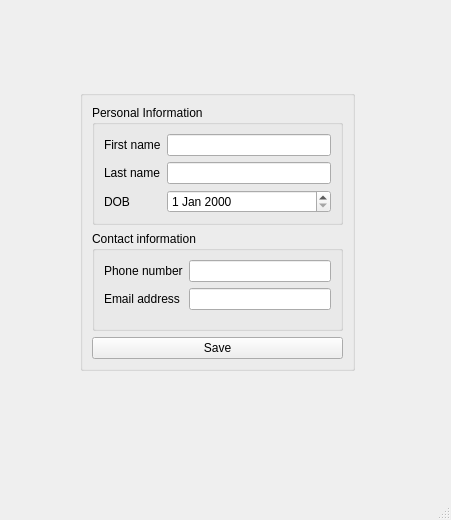
<?xml version="1.0" encoding="UTF-8"?>
<ui version="4.0">
 <class>MainWindow</class>
 <widget class="QMainWindow" name="MainWindow">
  <property name="geometry">
   <rect>
    <x>0</x>
    <y>0</y>
    <width>451</width>
    <height>520</height>
   </rect>
  </property>
  <property name="windowTitle">
   <string>MainWindow</string>
  </property>
  <widget class="QWidget" name="centralwidget">
   <widget class="QGroupBox" name="groupBox">
    <property name="geometry">
     <rect>
      <x>80</x>
      <y>90</y>
      <width>275</width>
      <height>281</height>
     </rect>
    </property>
    <property name="title">
     <string/>
    </property>
    <layout class="QVBoxLayout" name="verticalLayout">
     <item>
      <widget class="QGroupBox" name="groupBox_2">
       <property name="title">
        <string>Personal Information</string>
       </property>
       <layout class="QGridLayout" name="gridLayout_2">
        <item row="2" column="0">
         <widget class="QLabel" name="lastNameLabel">
          <property name="text">
           <string>Last name</string>
          </property>
         </widget>
        </item>
        <item row="3" column="1">
         <widget class="QDateEdit" name="dOBDateEdit"/>
        </item>
        <item row="1" column="0">
         <widget class="QLabel" name="firstNameLabel">
          <property name="text">
           <string>First name</string>
          </property>
         </widget>
        </item>
        <item row="1" column="1">
         <widget class="QLineEdit" name="firstNameLineEdit"/>
        </item>
        <item row="2" column="1">
         <widget class="QLineEdit" name="lastNameLineEdit"/>
        </item>
        <item row="3" column="0">
         <widget class="QLabel" name="dOBLabel">
          <property name="text">
           <string>DOB</string>
          </property>
         </widget>
        </item>
       </layout>
      </widget>
     </item>
     <item>
      <widget class="QGroupBox" name="groupBox_3">
       <property name="title">
        <string>Contact information</string>
       </property>
       <layout class="QFormLayout" name="formLayout">
        <item row="0" column="0">
         <widget class="QLabel" name="phoneNumberLabel">
          <property name="text">
           <string>Phone number</string>
          </property>
         </widget>
        </item>
        <item row="0" column="1">
         <widget class="QLineEdit" name="phoneNumberLineEdit"/>
        </item>
        <item row="1" column="0">
         <widget class="QLabel" name="emailAddressLabel">
          <property name="text">
           <string>Email address</string>
          </property>
         </widget>
        </item>
        <item row="1" column="1">
         <widget class="QLineEdit" name="emailAddressLineEdit"/>
        </item>
       </layout>
      </widget>
     </item>
     <item>
      <widget class="QPushButton" name="pushButton">
       <property name="text">
        <string>Save</string>
       </property>
      </widget>
     </item>
    </layout>
   </widget>
  </widget>
  <widget class="QMenuBar" name="menubar">
   <property name="geometry">
    <rect>
     <x>0</x>
     <y>0</y>
     <width>451</width>
     <height>26</height>
    </rect>
   </property>
  </widget>
  <widget class="QStatusBar" name="statusbar"/>
 </widget>
 <resources/>
 <connections/>
</ui>
